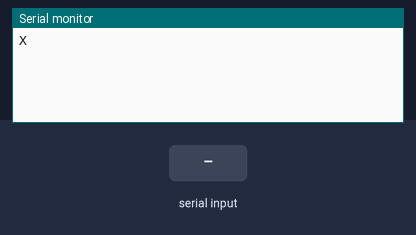
Bench run of a sketch on a simulated Arduino Uno, built with avr-gcc and run on an emulated ATmega328P. Shown: the last lines printed to the serial monitor. The test bench sets the inputs (shaded band).

Above: at 1.2 s.
1.3 s: "1\n" received over Serial
At 2.9 s:
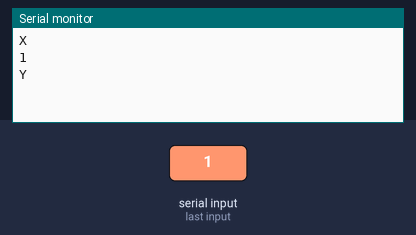
3.8 s: byte 10 ('\n') received over Serial
At 5.9 s:
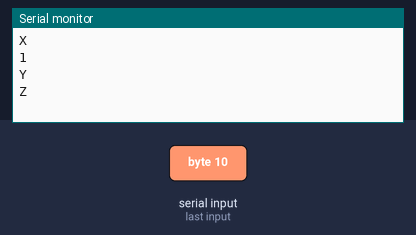
6.3 s: "0\n" received over Serial
At 7.1 s:
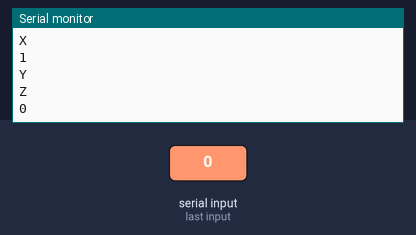

Measured:
- after the input at 1.3 s, the serial monitor: prints a new line at once (image 1)
- after the input at 3.8 s, the serial monitor: prints a new line after 1.0 s (image 2)
- after the input at 6.3 s, the serial monitor: prints a new line at once (image 3)

The sketch:

edge_gateway.ino
```cpp
const int BAUD_RATE = 9600;
const char TRIGGERS[] = {'X', 'Y', 'Z'};
const int NUM_TRIGGERS = sizeof(TRIGGERS) / sizeof(TRIGGERS[0]);
const unsigned long TRIGGER_INTERVAL = 5000; // 5 seconds in milliseconds

char currentTrigger = 'X';
String cmd;
unsigned long lastResponseTime = 0;

void setup() {
  Serial.begin(BAUD_RATE);
  Serial.println(currentTrigger);
}

void loop() {
  while (Serial.available()) {
    char serialInByte = Serial.read();
    lastResponseTime = millis(); // Reset the timer

    if (serialInByte == '\n') { // Check for carriage return
      Serial.println(cmd);
      cmd = "";
      delay(1000);
      incrementTrigger();
      Serial.println(currentTrigger);
    } else {
      cmd += String(serialInByte);
    }
  }

  if (millis() - lastResponseTime >= TRIGGER_INTERVAL) {
    resetTrigger();
  }
}

void incrementTrigger() {
  for (int i = 0; i < NUM_TRIGGERS; i++) {
    if (currentTrigger == TRIGGERS[i]) {
      currentTrigger = TRIGGERS[(i + 1) % NUM_TRIGGERS];
      break;
    }
  }
}

void resetTrigger() {
  currentTrigger = TRIGGERS[0];
  Serial.println(currentTrigger);
  lastResponseTime = millis(); // Reset the timer
}
```
